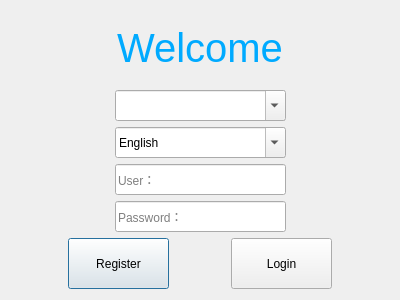
<?xml version="1.0" encoding="UTF-8"?>
<ui version="4.0">
 <class>LoginDialog</class>
 <widget class="QDialog" name="LoginDialog">
  <property name="enabled">
   <bool>true</bool>
  </property>
  <property name="geometry">
   <rect>
    <x>0</x>
    <y>0</y>
    <width>400</width>
    <height>300</height>
   </rect>
  </property>
  <property name="minimumSize">
   <size>
    <width>400</width>
    <height>300</height>
   </size>
  </property>
  <property name="maximumSize">
   <size>
    <width>400</width>
    <height>300</height>
   </size>
  </property>
  <property name="windowTitle">
   <string>Login</string>
  </property>
  <layout class="QVBoxLayout" name="verticalLayout_2">
   <item>
    <widget class="QLabel" name="label">
     <property name="enabled">
      <bool>true</bool>
     </property>
     <property name="font">
      <font>
       <pointsize>30</pointsize>
      </font>
     </property>
     <property name="layoutDirection">
      <enum>Qt::RightToLeft</enum>
     </property>
     <property name="styleSheet">
      <string notr="true">color: rgb(0, 170, 255);</string>
     </property>
     <property name="text">
      <string>Welcome</string>
     </property>
     <property name="textFormat">
      <enum>Qt::AutoText</enum>
     </property>
     <property name="alignment">
      <set>Qt::AlignCenter</set>
     </property>
     <property name="margin">
      <number>0</number>
     </property>
    </widget>
   </item>
   <item>
    <layout class="QHBoxLayout" name="horizontalLayout_2">
     <item>
      <spacer name="horizontalSpacer_2">
       <property name="orientation">
        <enum>Qt::Horizontal</enum>
       </property>
       <property name="sizeHint" stdset="0">
        <size>
         <width>40</width>
         <height>20</height>
        </size>
       </property>
      </spacer>
     </item>
     <item>
      <layout class="QVBoxLayout" name="verticalLayout">
       <item>
        <widget class="QComboBox" name="comboBox">
         <property name="minimumSize">
          <size>
           <width>171</width>
           <height>31</height>
          </size>
         </property>
         <property name="maximumSize">
          <size>
           <width>171</width>
           <height>31</height>
          </size>
         </property>
         <property name="editable">
          <bool>true</bool>
         </property>
        </widget>
       </item>
       <item>
        <widget class="QComboBox" name="comboBox_2">
         <property name="minimumSize">
          <size>
           <width>171</width>
           <height>31</height>
          </size>
         </property>
         <property name="maximumSize">
          <size>
           <width>171</width>
           <height>31</height>
          </size>
         </property>
         <property name="editable">
          <bool>true</bool>
         </property>
         <item>
          <property name="text">
           <string>English</string>
          </property>
         </item>
         <item>
          <property name="text">
           <string>Chinese</string>
          </property>
         </item>
        </widget>
       </item>
       <item>
        <widget class="QLineEdit" name="lineEdit">
         <property name="minimumSize">
          <size>
           <width>171</width>
           <height>31</height>
          </size>
         </property>
         <property name="maximumSize">
          <size>
           <width>171</width>
           <height>31</height>
          </size>
         </property>
         <property name="placeholderText">
          <string>User：</string>
         </property>
        </widget>
       </item>
       <item>
        <widget class="QLineEdit" name="lineEdit_2">
         <property name="minimumSize">
          <size>
           <width>171</width>
           <height>31</height>
          </size>
         </property>
         <property name="maximumSize">
          <size>
           <width>171</width>
           <height>31</height>
          </size>
         </property>
         <property name="echoMode">
          <enum>QLineEdit::Password</enum>
         </property>
         <property name="placeholderText">
          <string>Password：</string>
         </property>
        </widget>
       </item>
      </layout>
     </item>
     <item>
      <spacer name="horizontalSpacer_3">
       <property name="orientation">
        <enum>Qt::Horizontal</enum>
       </property>
       <property name="sizeHint" stdset="0">
        <size>
         <width>40</width>
         <height>20</height>
        </size>
       </property>
      </spacer>
     </item>
    </layout>
   </item>
   <item>
    <layout class="QHBoxLayout" name="horizontalLayout">
     <item>
      <spacer name="horizontalSpacer_6">
       <property name="minimumSize">
        <size>
         <width>43</width>
         <height>23</height>
        </size>
       </property>
       <property name="maximumSize">
        <size>
         <width>43</width>
         <height>23</height>
        </size>
       </property>
       <property name="orientation">
        <enum>Qt::Horizontal</enum>
       </property>
       <property name="sizeHint" stdset="0">
        <size>
         <width>40</width>
         <height>20</height>
        </size>
       </property>
      </spacer>
     </item>
     <item>
      <widget class="QPushButton" name="pushButton">
       <property name="minimumSize">
        <size>
         <width>101</width>
         <height>51</height>
        </size>
       </property>
       <property name="maximumSize">
        <size>
         <width>101</width>
         <height>51</height>
        </size>
       </property>
       <property name="text">
        <string>Register</string>
       </property>
      </widget>
     </item>
     <item>
      <spacer name="horizontalSpacer_4">
       <property name="minimumSize">
        <size>
         <width>43</width>
         <height>23</height>
        </size>
       </property>
       <property name="maximumSize">
        <size>
         <width>43</width>
         <height>23</height>
        </size>
       </property>
       <property name="orientation">
        <enum>Qt::Horizontal</enum>
       </property>
       <property name="sizeHint" stdset="0">
        <size>
         <width>40</width>
         <height>20</height>
        </size>
       </property>
      </spacer>
     </item>
     <item>
      <widget class="QPushButton" name="pushButton_2">
       <property name="minimumSize">
        <size>
         <width>101</width>
         <height>51</height>
        </size>
       </property>
       <property name="maximumSize">
        <size>
         <width>101</width>
         <height>51</height>
        </size>
       </property>
       <property name="text">
        <string>Login</string>
       </property>
      </widget>
     </item>
     <item>
      <spacer name="horizontalSpacer_5">
       <property name="minimumSize">
        <size>
         <width>43</width>
         <height>23</height>
        </size>
       </property>
       <property name="maximumSize">
        <size>
         <width>43</width>
         <height>23</height>
        </size>
       </property>
       <property name="orientation">
        <enum>Qt::Horizontal</enum>
       </property>
       <property name="sizeHint" stdset="0">
        <size>
         <width>40</width>
         <height>20</height>
        </size>
       </property>
      </spacer>
     </item>
    </layout>
   </item>
  </layout>
 </widget>
 <resources/>
 <connections/>
</ui>
